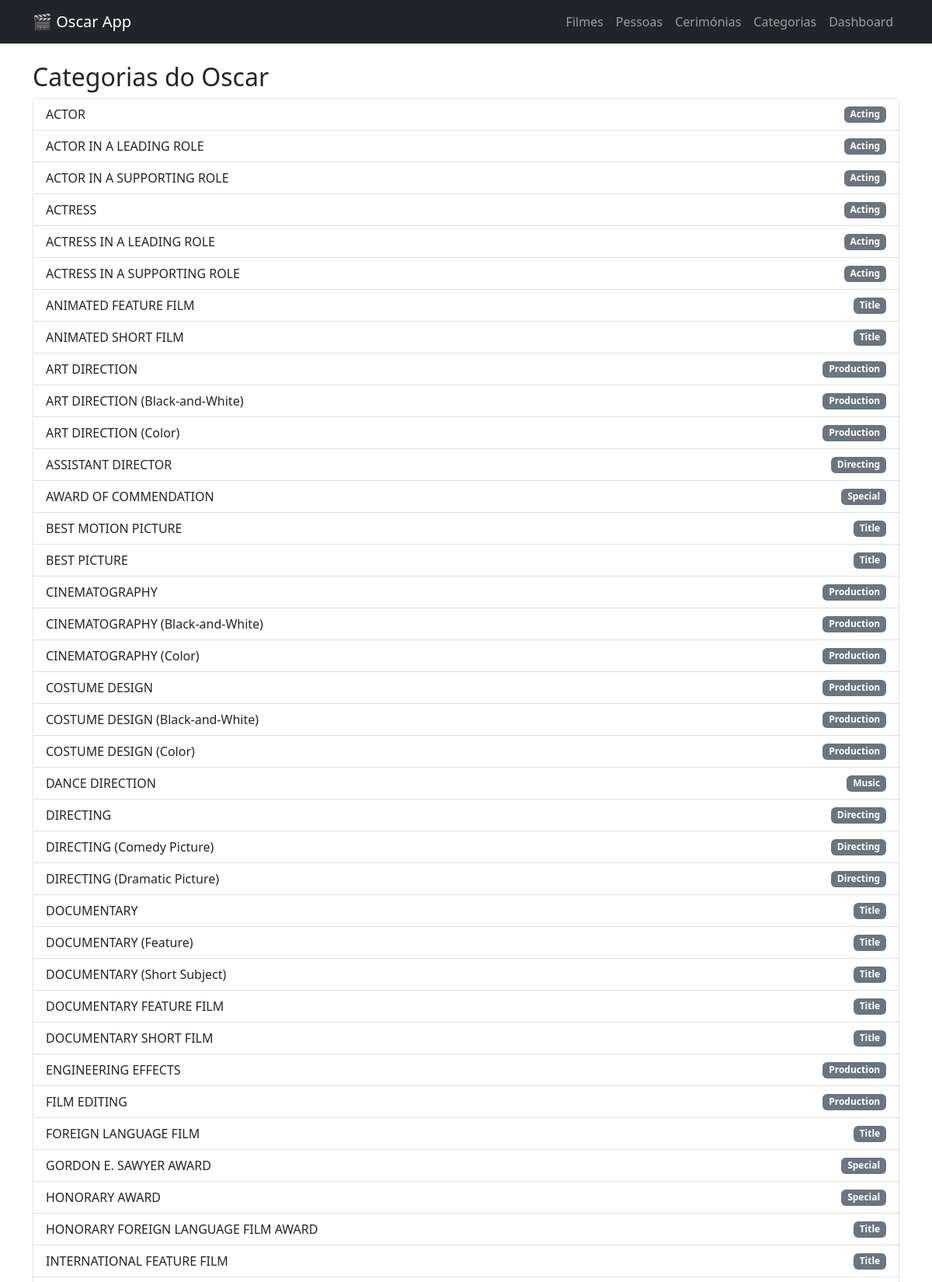
Screenshot of /categorias (upper part) with the database file from the repository.
### tables this page shows
CREATE TABLE categoria(
    catId integer,
    class string,
    canonicalCategory string,
    category string
);

### app.py (the view)
@APP.route('/categorias')
def lista_categorias():
    categorias = db.execute('SELECT * FROM categoria ORDER BY category ASC').fetchall()
    return render_template('categorias.html', categorias=categorias)

### db.py (called while the page is built)
def execute(sql,args=None):
  global DB
  sql = re.sub('\s+',' ', sql)
  logging.info('SQL: {} Args: {}'.format(sql,args))
  return DB['cursor'].execute(sql, args) \
      if args != None else DB['cursor'].execute(sql)

### templates/categorias.html
{% extends "base.html" %}
{% block content %}
    <h2>Categorias do Oscar</h2>
    <div class="list-group">
        {% for c in categorias %}
            <a href="/categoria/{{ c.catId }}" class="list-group-item list-group-item-action d-flex justify-content-between align-items-center">
                {{ c.category }}
                <span class="badge bg-secondary">{{ c.class }}</span>
            </a>
        {% endfor %}
    </div>
{% endblock %}

### rows the page displays
categoria: category "ACTOR", class "Acting"
categoria: category "ACTOR IN A LEADING ROLE", class "Acting"
categoria: category "ACTOR IN A SUPPORTING ROLE", class "Acting"
categoria: category "ACTRESS", class "Acting"
categoria: category "ACTRESS IN A LEADING ROLE", class "Acting"
categoria: category "ACTRESS IN A SUPPORTING ROLE", class "Acting"
categoria: category "ANIMATED FEATURE FILM", class "Title"
categoria: category "ANIMATED SHORT FILM", class "Title"
categoria: category "ART DIRECTION", class "Production"
categoria: category "ART DIRECTION (Black-and-White)", class "Production"
categoria: category "ART DIRECTION (Color)", class "Production"
categoria: category "ASSISTANT DIRECTOR", class "Directing"
categoria: category "AWARD OF COMMENDATION", class "Special"
categoria: category "BEST MOTION PICTURE", class "Title"
categoria: category "BEST PICTURE", class "Title"
categoria: category "CINEMATOGRAPHY", class "Production"
categoria: category "CINEMATOGRAPHY (Black-and-White)", class "Production"
categoria: category "CINEMATOGRAPHY (Color)", class "Production"
categoria: category "COSTUME DESIGN", class "Production"
categoria: category "COSTUME DESIGN (Black-and-White)", class "Production"
categoria: category "COSTUME DESIGN (Color)", class "Production"
categoria: category "DANCE DIRECTION", class "Music"
categoria: category "DIRECTING", class "Directing"
categoria: category "DIRECTING (Comedy Picture)", class "Directing"
categoria: category "DIRECTING (Dramatic Picture)", class "Directing"
categoria: category "DOCUMENTARY", class "Title"
categoria: category "DOCUMENTARY (Feature)", class "Title"
categoria: category "DOCUMENTARY (Short Subject)", class "Title"
categoria: category "DOCUMENTARY FEATURE FILM", class "Title"
categoria: category "DOCUMENTARY SHORT FILM", class "Title"
categoria: category "ENGINEERING EFFECTS", class "Production"
categoria: category "FILM EDITING", class "Production"
categoria: category "FOREIGN LANGUAGE FILM", class "Title"
categoria: category "GORDON E. SAWYER AWARD", class "Special"
categoria: category "HONORARY AWARD", class "Special"
categoria: category "HONORARY FOREIGN LANGUAGE FILM AWARD", class "Title"
categoria: category "INTERNATIONAL FEATURE FILM", class "Title"
